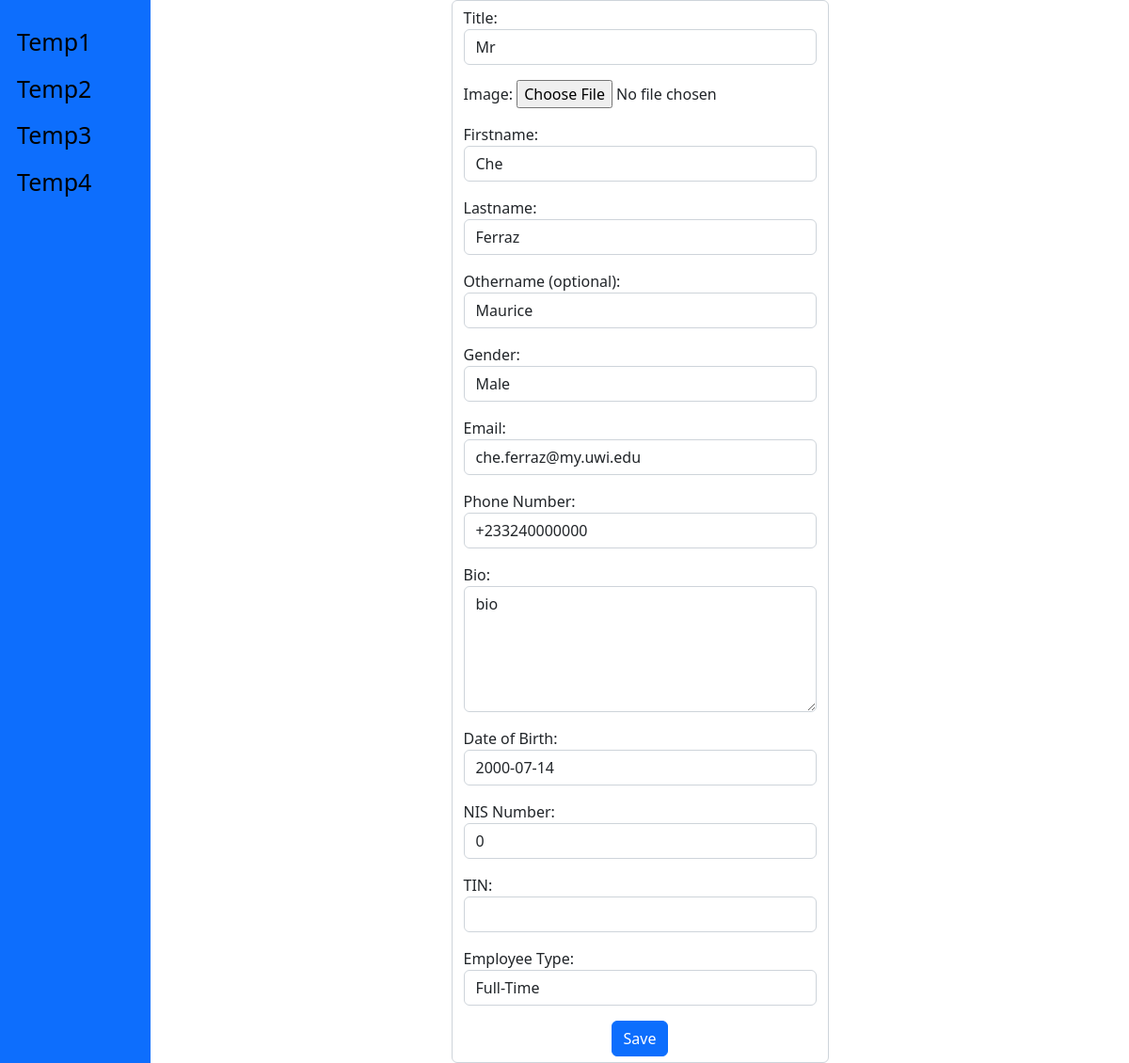
Page /staff_view/profile_update/ (signed in) on the earlier database version.
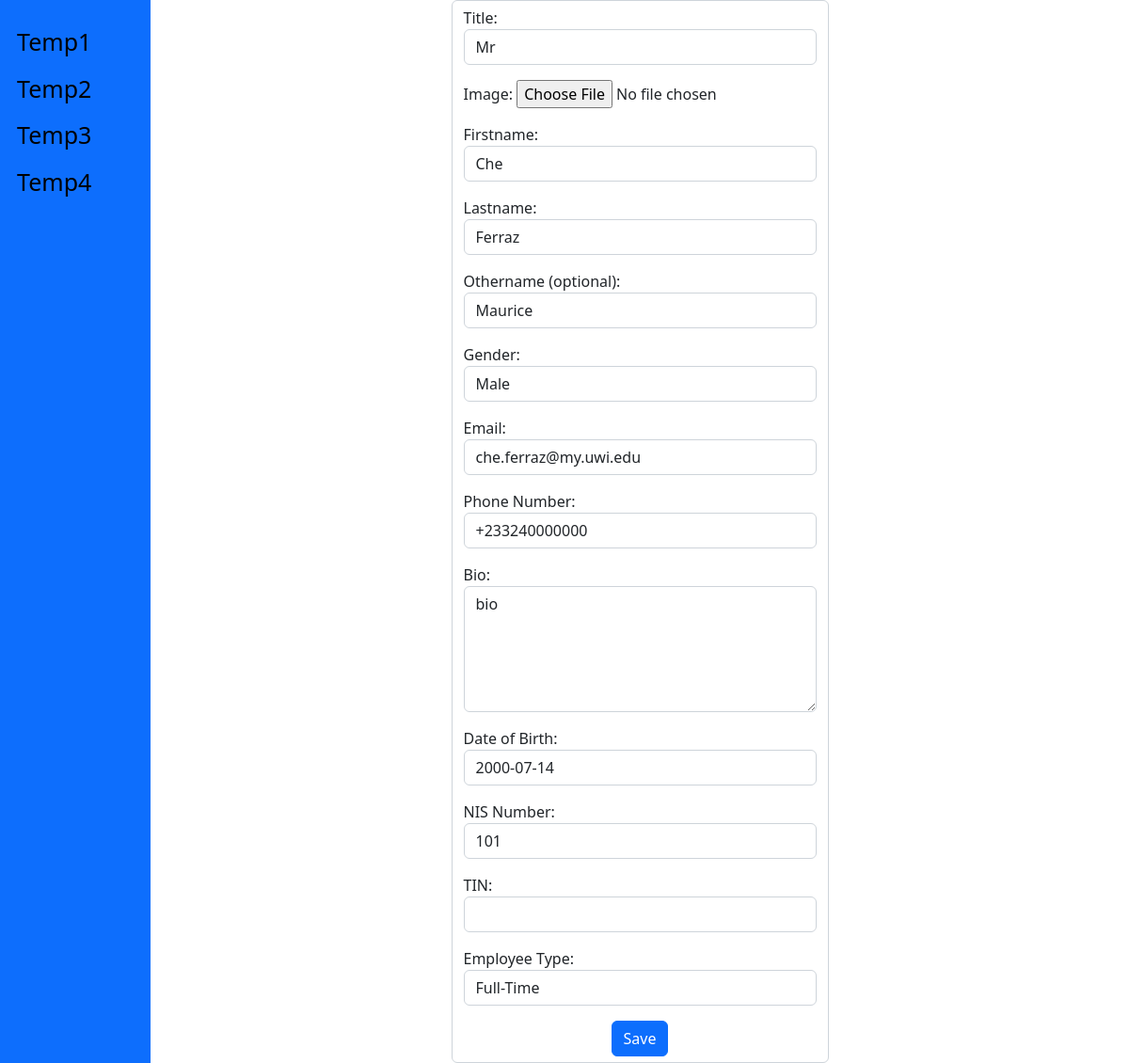
Same page on the later database version.
### staff_app/models.py (models this page shows, shortened)
class Employee(models.Model):
    MALE = 'male'
    FEMALE = 'female'
    OTHER = 'other'
    NOT_KNOWN = 'Not Known'
    GENDER = (
        (MALE, 'Male'),
        (FEMALE, 'Female'),
        (OTHER, 'Other'),
        (NOT_KNOWN, 'Not Known'),
    )
    MR = 'Mr'
    MRS = 'Mrs'
    MSS = 'Mss'
    DR = 'Dr'
    SIR = 'Sir'
    MADAM = 'Madam'
    TITLE = (
        (MR, 'Mr'),
        (MRS, 'Mrs'),
        (MSS, 'Mss'),
        (DR, 'Dr'),
        (SIR, 'Sir'),
        (MADAM, 'Madam'),
    )
    FULL_TIME = 'Full-Time'
    PART_TIME = 'Part-Time'
    CONTRACT = 'Contract'
    INTERN = 'Intern'
    EMPLOYEETYPE = (
        (FULL_TIME, 'Full-Time'),
        (PART_TIME, 'Part-Time'),
        (CONTRACT, 'Contract'),
        (INTERN, 'Intern'),
    )
    user = models.ForeignKey(CustomUser, on_delete=models.CASCADE, default=1)
    title = models.CharField(_('Title'), max_length=10,
                             default=MR, choices=TITLE, blank=False, null=True)
    image = models.FileField(_('Profile Image'), upload_to='profiles', default='default.png', blank=True,
                             null=True, help_text='upload image size less than 2.0MB')  # work on path username-date/image
    firstname = models.CharField(
        _('Firstname'), max_length=125, null=False, blank=False)
    lastname = models.CharField(
        _('Lastname'), max_length=125, null=False, blank=False)
    othername = models.CharField(
        _('Othername (optional)'), max_length=125, null=True, blank=True)
    sex = models.CharField(_('Gender'), max_length=10,
                           default=MALE, choices=GENDER, blank=False)
    email = models.EmailField(
        _('Email'), max_length=255, default=None, blank=True, null=True)
    tel = PhoneNumberField(null=False, blank=False,
                           verbose_name='Phone Number')
    bio = models.CharField(_('Bio'), max_length=255,
                           default='', null=True, blank=True)
    birthday = models.DateField(_('Date of Birth'), blank=False, null=False)
    nisnumber = models.PositiveIntegerField(
        _('NIS Number'), null=True, blank=True)
    tinnumber = models.CharField(
        _('TIN'), max_length=15, null=True, blank=True)
    employeetype = models.CharField(_('Employee Type'), max_length=15,
                                    default=FULL_TIME, choices=EMPLOYEETYPE, blank=False, null=True)
    is_blocked = models.BooleanField(
        _('Is Blocked'), help_text='button to toggle employee block and unblock', default=False)
    is_deleted = models.BooleanField(
        _('Is Deleted'), help_text='button to toggle employee deleted and undelete', default=False)
    created = models.DateTimeField(verbose_name=_(
        'Created'), auto_now_add=True, null=True)
    updated = models.DateTimeField(
        verbose_name=_('Updated'), auto_now=True, null=True)
    objects = EmployeeManager()
    class Meta:
        verbose_name = _('Employee')
        verbose_name_plural = _('Employees')
        ordering = ['-created']

### staff_app/views.py (the view)
# urls.py: path('profile_update/', views.profile_update, name="profile-update"),
def profile_update(request):
    employee = get_object_or_404(Employee, user_id=request.user.id)
    form = EmployeeCreateForm(request.POST or None, instance=employee)
    if form.is_valid():
        instance = form.save(commit='false')
        instance.user = request.user
        instance.save()
        return redirect('/staff_view')
    context = {
        'form': form
    }
    return render(request, "staff_profile_edit.html", context)

### admin_app/managers.py (called while the page is built)
    def get_queryset(self):
        return super().get_queryset().filter(is_deleted=False)

### templates/staff_profile_edit.html (shortened to what this page needs)
{% extends 'base.html' %}
{% block content %}
<div class="container">
    <div class="row justify-content-center">
        <div class="col-5">
            <form action="." method="POST" class="form-control">{% csrf_token %}
                {{form.as_p}}
                <div class="d-flex justify-content-center">
                    <input class="btn btn-primary" type="submit" value="Save" />
                </div>
            </form>
        </div>
    </div>
</div>
{% endblock content %}

### templates/base.html (shortened to what this page needs)
{% load static %}
{% load humanize %}
<!DOCTYPE html>
<html lang="en">
<head>
    <link rel="stylesheet" type="text/CSS" href="{% static "css/bootstrap.min.css" %}">
</head>
<body>
    <div class="sidenav">
        <a href="">Temp1</a>
        <a href="">Temp2</a>
        <a href="">Temp3</a>
        <a href="">Temp4</a>
    </div>
    <div class="main">
        {% block content %}{% endblock content %}
    </div>
</body>
</html>

### templates/base.html (style rules this page uses)
.sidenav { height:100%; width:160px; position: fixed; z-index: 1; top: 0; left: 0; background-color: #0d6efd; overflow-x: hidden; padding-top: 20px; }
.sidenav a { padding: 6px 8px 6px 18px; text-decoration: none; font-size: 25px; color: black; display:block; }
.main { margin-left:160px; padding: 0px 10px; }

Differences in the rows shown:
changed Employee "Mr": nisnumber "0" → "101"
